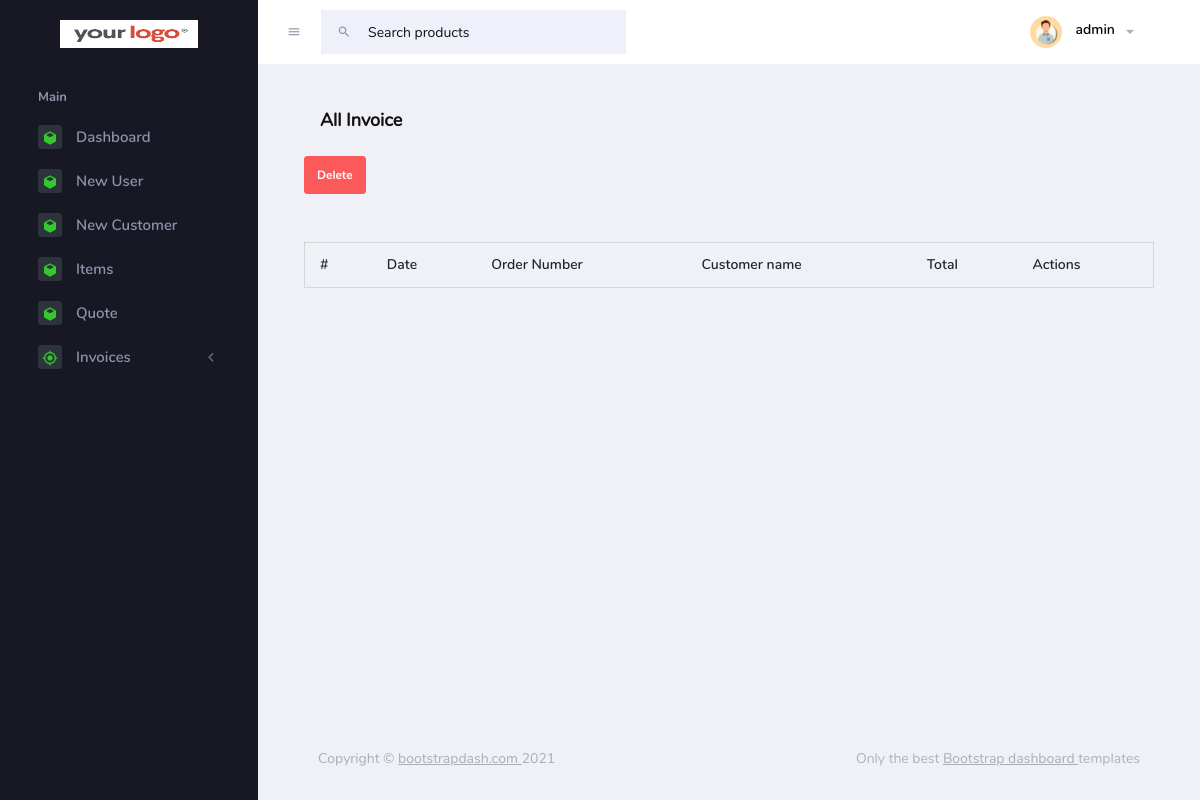
The page /pages/invoice/all-invoice.php (signed in) on the database as committed earlier.
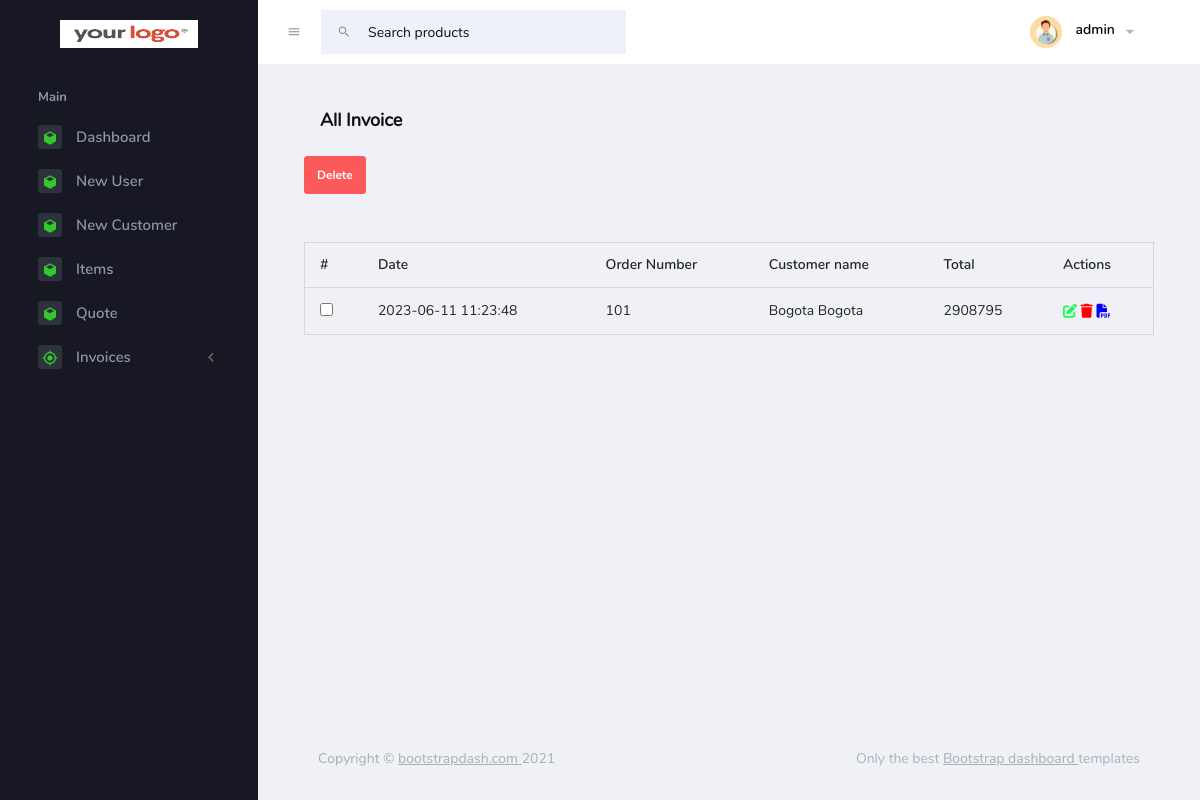
The same page on the database as committed later.
### tables this page shows
CREATE TABLE IF NOT EXISTS `dashboard2_invoices` (
  `invoice_id` int NOT NULL AUTO_INCREMENT,
  `user_id` int NOT NULL,
  `customerName` varchar(255) NOT NULL,
  `invoice` varchar(255) NOT NULL,
  `orderNumber` varchar(255) NOT NULL,
  `InvoiceDate` date NOT NULL,
  `Terms` varchar(255) NOT NULL,
  `expireyDate` date NOT NULL,
  `salesperson` varchar(255) NOT NULL,
  `subject` varchar(255) NOT NULL,
  `subTotal` varchar(255) NOT NULL,
  `Discount` varchar(255) NOT NULL,
  `discount2` varchar(255) NOT NULL,
  `Adjustment` varchar(255) NOT NULL,
  `TCS` varchar(255) NOT NULL,
  `total` varchar(255) NOT NULL,
  `termsAndConditions` varchar(255) NOT NULL,
  `items` json NOT NULL,
  `creation_Date` timestamp NOT NULL DEFAULT CURRENT_TIMESTAMP,
  `files` varchar(255) NOT NULL,
  PRIMARY KEY (`invoice_id`)
);

### pages/database/invoice/Allinvoice.php (the view)
<?php
include(dirname(__FILE__) . "/../dbconnect.php");
$sql2 = "select * from dashboard2_invoices";
$result = mysqli_query($conn, $sql2);
while ($row = $result->fetch_assoc()) {
    echo "
            <tr>
            <td><input type='checkbox' name='mdeleteIdinvoice[]' value='" .  $row["invoice_id"] . "'></td>
                <td>" . $row["creation_Date"] . "</td>
                <td>" . $row["invoice"] . "</td>
                <td>" . $row["customerName"] . "</td>
                <td>" . $row["total"] . "</td>
                <td>
                <a style='cursor:pointer'>
                    <i id='" . $row["invoice_id"] . "' class='fa-solid fa-pen-to-square invoiceEdit' style='color: #0fff4b;'></i>
                </a>
                <a style='cursor:pointer'>
                <i id='" . $row["invoice_id"] . "'class='fa-solid fa-trash invoicedelete' style='color: #ff0000;'></i>
                </a>
                <a style='cursor:pointer'>
                <i id='" . $row["invoice_id"] . "'class='fa-solid fa-file-pdf invoicepdf' style='color: blue;'></i>
                </a>
                </td>
            </tr>
                ";
}

Rows that differ between the two databases and show on the page:
added dashboard2_invoices: creation_Date "2023-06-11 11:23:48", invoice "101", customerName "Bogota Bogota", total "2908795"
